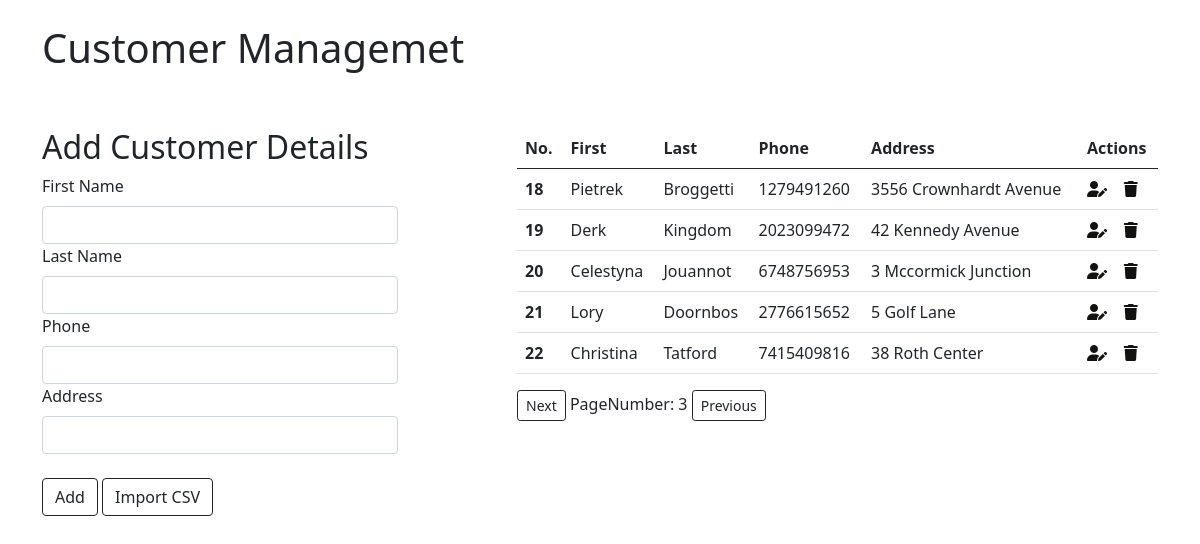
/?page=3, run on the app's committed database.
### app/models.py (models this page shows)
class Customer(models.Model):
    first = models.CharField(max_length=100)
    last = models.CharField(max_length=100)
    phone = models.IntegerField()
    address = models.TextField()

### app/views.py (the view, shortened to what this page needs)
# urls.py: 2. Add a URL to urlpatterns:  path('', views.home, name='home')
def home(request):
    customers_objs = Customer.objects.all().order_by('id')
    paginator = Paginator(customers_objs,5)
    page_number = request.GET.get('page')
    print(page_number)
    page_obj = paginator.get_page(page_number)
    print(page_obj)
    return render(request,'home.html',context={'page_obj':page_obj})

### templates/home.html (shortened to what this page needs)
{% extends 'index.html' %}
{% block content %}
<div class="row justify-content-between">
    <div class="col-lg-4 mt-5">
        <h2>Add Customer Details</h2>
        <form action="" method="post">
            <label for="InputFirst" class="form-label">First Name</label>
            <input type="text" class="form-control" id="InputFirst" required name="InputFirst">
            <label for="InputLast" class="form-label">Last Name</label>
            <input type="text" class="form-control" id="InputLast" required name="InputLast">
            <label for="InputPhone" class="form-label">Phone</label>
            <input type="number" min="10" class="form-control" id="InputPhone" required name="InputPhone">
            <label for="InputAddress" class="form-label">Address</label>
            <input type="text" class="form-control" id="InputAddress" required name="InputAddress">
            <input type="submit" value="Add" class="btn btn-outline-dark mt-4">
            <a href="{% url 'csv' %}" class="btn btn-outline-dark mt-4">Import CSV</a>
        </form>
    </div>
    <div class="col-lg-7 mt-5 table-responsive">
        <table class="table">
            <thead>
                <tr>
                    <th scope="col">No.</th>
                    <th scope="col">First</th>
                    <th scope="col">Last</th>
                    <th scope="col">Phone</th>
                    <th scope="col">Address</th>
                    <th scope="col">Actions</th>
                </tr>
            </thead>
            <tbody>
                {% for i in page_obj %}
                <tr>
                    <th scope="row">{{i.id}}</th>
                    <td>{{i.first}}</td>
                    <td>{{i.last}}</td>
                    <td>{{i.phone}}</td>
                    <td>{{i.address}}</td>
                    <td>
                        <a href="{% url 'update' i.id %}" style="color: #121211; margin-right: 20%;"><i
                                class="fa-sharp fa-solid fa-user-pen"></i></a>
                        <a href="{% url 'delete' i.id %}" style="color: #121211;"><i
                                class="fa-sharp fa-solid fa-trash"></i></a>
                    </td>
                </tr>
                {% endfor %}
            </tbody>
        </table>
        {% if page_obj.has_next %}
        <a href="?page={{page_obj.next_page_number}}" class="btn btn-sm btn-outline-dark">Next</a>
        {% endif %}
        <span>PageNumber: {{page_obj.number}}</span>
        {% if page_obj.has_previous %}
        <a href="?page={{page_obj.previous_page_number}}" class="btn btn-sm btn-outline-dark">Previous</a>
        {% endif %}
    </div>
</div>
{% endblock %}

### data on the page
Customer: id "18", first "Pietrek", last "Broggetti", phone "1279491260", address "3556 Crownhardt Avenue"
Customer: id "19", first "Derk", last "Kingdom", phone "2023099472", address "42 Kennedy Avenue"
Customer: id "20", first "Celestyna", last "Jouannot", phone "6748756953", address "3 Mccormick Junction"
Customer: id "21", first "Lory", last "Doornbos", phone "2776615652", address "5 Golf Lane"
Customer: id "22", first "Christina", last "Tatford", phone "7415409816", address "38 Roth Center"

### other printed values
{{ page_obj.number }} "3"
